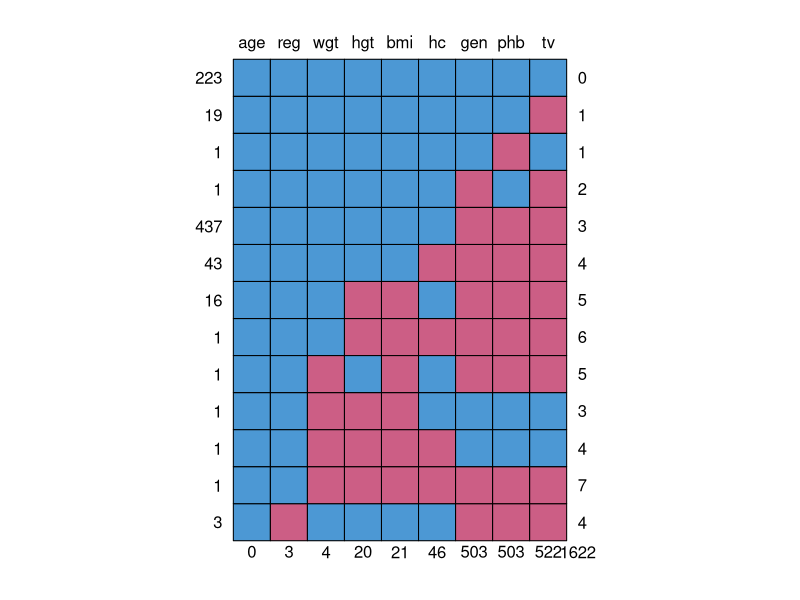

The R source for this figure: (Note: this script raises an error after producing the figure.)
# set-up environment
library(mice) # Data imputation
library(dplyr) # Data manipulation
library(magrittr)
library(broom)
library(ggplot2)
set.seed(123)

# check pattern
md.pattern(boys)

# save pattern
mpat <- md.pattern(boys, plot = FALSE)

# investigate missingness in gen visually
Rgen <- is.na(boys$gen)
levels(Rgen) <- c("Missing", "Observed")
data <- boys %>% as_tibble %>% cbind(Rgen)
histogram( ~ gen, data = boys)
histogram( ~ age | Rgen, data = boys)
# now with ggplot:
data %>%
  ggplot(aes(x = age)) +
  geom_histogram() +
  facet_wrap( ~ Rgen) # optional: use argument "ncols = 1"
# now with the right colors:
colorspace::qualitative_hcl(1, 240, 100, 40) #observed
## #006CC2
colorspace::qualitative_hcl(1, 0, 100, 40) #missing
## #B61A51
# or even better: plot on top of each other
data %>%
  ggplot(aes(x = age, fill = is.na(gen))) +
  geom_histogram(aes(y = 100*..density..),
                 alpha = 0.5, position = 'identity') +
  xlab("Age (years)") + ylab("Percentage observed") + 
  scale_fill_manual(name = "Gen", breaks = c("FALSE", "TRUE"), 
                    labels = c("Observed","Missing"), values = c("#006CC2", "#B61A51"))  

## Maar dit is verwarrend misschien omdat de Age values niet missing zijn, maar de gen values...


# investigate numerically
out_Rgen <- lm(age ~ Rgen, data = data, na.action = "na.omit")
out_Rgen <- data %>% lm(age ~ is.na(gen), data = .)
out_gen <- data %>% lm(age ~ gen, data = .)
#tidy(out_Rgen)
#tidy(out_gen)
## the age of gen missing and observed differs
## age should be included in the imp model!

## also do this for missing*missing? and obs*obs?
data <- data %>% mutate(
  Rage = is.na(data$age),
  Rbmi = is.na(data$bmi),
  Rhgt = is.na(data$hgt),
  Rwgt = is.na(data$wgt)
)
Rall <- sapply(boys, is.na)
# dan met grepl: grepl("bmi", names(boys))
# lm(boys$bmi~., data = as.data.frame(Rall))
# dus als daar NAs in zitten dan moeten we die var altijd meenemen!
# dus geobserveerd hangt dan niet samen met ...
# lm(boys$bmi~., data=as_tibble(sapply(boys, is.na)))

# test for all miss indicators and age
out_all <-
  lm(age ~ Rgen + Rbmi + Rhgt + Rwgt,
     data = data,
     na.action = "na.omit")
tidy(out_all)
# intercept only
out_int <- lm(age ~ 1, data = data)
out_int_gen <- data %>% filter(!is.na(gen)) %>% lm(age~1, data=.)
#tidy(out_int)
# compare
AIC(out_all, out_int)

# or use anova
anova(out_int, out_Rgen)
anova(out_int_gen, out_gen)
